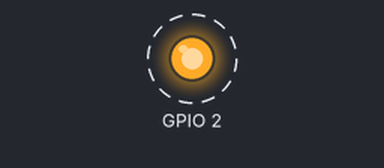
Recording of a sketch running on a simulated ESP8266 (NodeMCU). Parts: output pins drawn as LEDs (lit = HIGH). Dashed ring = blinking.

Above: at 1.5 s.
Timing chart, 0 to 5.6 s (numbered marks = the images above):
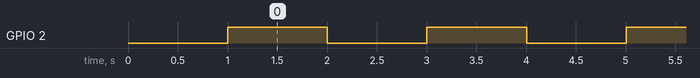

The sketch:

wifi_UDP_AP_FINAL.ino
```cpp
/*
 * 2015.08.04 최종버전
 * multiwii 보드와 통신하는 최신버전
 */
//#define DEBUG_NK

#include <ESP8266WiFi.h>
#include <WiFiUdp.h>

char MySSID[] = "AIR0001"; //SSID
//char MyPASS[] = "AIR00001"; //PASS


char PHONE_IP[] = "192.168.4.2"; //핸드폰 연결시 핸드폰의 IP주소

unsigned int localPort = 5000; //UDP 포트

WiFiUDP udp; //UDP통신 초기화

//시리얼 버퍼 초기화
char inData[64]; // Allocate some space for the string, NK - recommend to increase it ?

int SerialBufferCnt = 0; // Index into array; where to store the character

unsigned int PhonePort = 50000;//초반에 연결되는 포트

unsigned long ulLastLedUpdate = millis();
unsigned long ulLastPrintUpdate = millis();
unsigned int unLedState = 0;

unsigned char packetBuffer[UDP_TX_PACKET_MAX_SIZE + 1]; //buffer to hold incoming packet,

char  replyPacket[] = "Hi there! Got the message :-)";  // a reply string to send back

void setup()
{
  //시리얼 통신 초기화
  Serial.begin(115200);//시리얼 통신속도

  //wifi 초기화
  //WiFi.softAP(MySSID,MyPASS);
  WiFi.softAP(MySSID);
  IPAddress myIP = WiFi.softAPIP(); //192.168.4.1 소프트 AP연결시 기본 IP

  pinMode(2, OUTPUT);

  //udp 초기화
  udp.begin(localPort);

  delay(1000);//초기화 후 1초정도 기다려 준다
}


void loop()
{

  if( millis() - ulLastLedUpdate > 1000 ) {
    if( unLedState ) {
      unLedState = 0;
    } else {
      unLedState = 1;
    }
    digitalWrite(2, unLedState);

    ulLastLedUpdate = millis();
  }

  // wifi -> udp로 전송된 데이터 처리부분
  // wifi -> udp -> 시리얼 통신으로 토스
  int packetSize = udp.parsePacket();
  if (packetSize)
  {
//    PhonePort = udp.remotePort(); //수신받은 포트를 저장해둔다
    int n = udp.read(packetBuffer, 64 /* UDP_TX_PACKET_MAX_SIZE */);
    if( n > 0 ) {
      packetBuffer[n] = 0;
      Serial.write(packetBuffer, n);

      // flush looks making a problem in the memory allocation
      // Not allowed to call for synchronous operation
//    Serial.flush();
    }
  }

#ifdef DEBUG_NK
  if( millis() - ulLastPrintUpdate > 1000 ) {
    Serial.printf("[packetSize:%d]\n", packetSize);
    Serial.printf("ESP Free heap size : %d\n", ESP.getFreeHeap());
    ulLastPrintUpdate = millis();
  }
#endif

  // 휴대폰으로 상태 정보를 데이터를 전송할 경우 필요
#if 1
  //시리얼 통신으로 데이터가 들어왔다면
  while(Serial.available() > 0)
  {
      delayMicroseconds(100);
      inData[SerialBufferCnt] = Serial.read(); //시리얼 데이터를 버퍼에 넣는다

      SerialBufferCnt++; // 버퍼카운터 증가
      if(SerialBufferCnt >= 64) SerialBufferCnt = 0; //버퍼가 64개가 넘어가면 버퍼카운터 초기화
  }

  //시리얼 수신버퍼에 데이터가 있으면
  if(SerialBufferCnt > 0)
  {
      udp.beginPacket(PHONE_IP,PhonePort); //192.168.4.2는 휴대폰의 IP, 포트는 입력받은 포트
      for (int i=0;i<SerialBufferCnt;i++)
      {
          udp.write(inData[i]); //시리얼 -> udp 로 전송
      }
      udp.endPacket();

      SerialBufferCnt = 0; //버퍼 카운터 초기화
  }
#endif
}
```

Measured:
- by itself, GPIO 2: alternates HIGH for 1.0 s and LOW for 1.0 s
